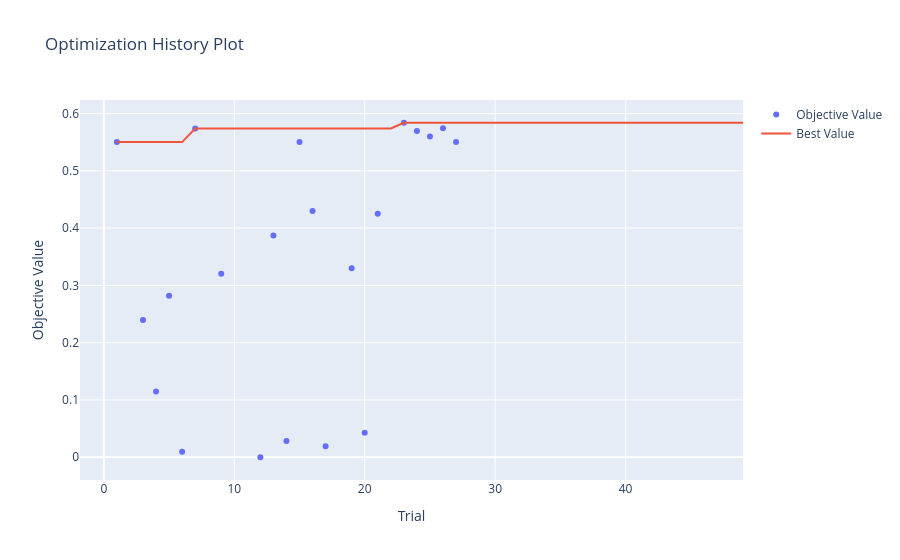

Notebook code for this chart:
### Markdown cell above
Time:

### Code cell
# Get the study
study_SVM = optuna_search_SVM.study_

# Display the plot
fig = vis.plot_optimization_history(study_SVM)
fig.show()

### Figure 1 — Plotly figure (JSON) as saved in the notebook; plotly's stock layout.template omitted (floating-point values rounded to 4 significant figures)
{"data": [{"mode": "markers", "name": "Objective Value", "type": "scatter", "x": [1, 3, 4, 5, 6, 7, 9, 12, 13, 14, 15, 16, 17, 19, 20, 21, 23, 24, 25, 26, 27], "y": [0.5501, 0.2395, 0.1146, 0.2819, 0.009524, 0.5739, 0.3202, 0, 0.3869, 0.02857, 0.5501, 0.43, 0.01905, 0.3297, 0.04297, 0.4252, 0.5839, 0.5695, 0.5599, 0.5742, 0.5504]}, {"mode": "lines", "name": "Best Value", "type": "scatter", "x": [0, 1, 2, 3, 4, 5, 6, 7, 8, 9, 10, 11, 12, 13, 14, 15, 16, 17, 18, 19, 20, 21, 22, 23, 24, 25, 26, 27, 28, 29, 30, 31, 32, 33, 34, 35, 36, 37, 38, 39, 40, 41, 42, 43, 44, 45, 46, 47, 48, 49], "y": [null, 0.5501, 0.5501, 0.5501, 0.5501, 0.5501, 0.5501, 0.5739, 0.5739, 0.5739, 0.5739, 0.5739, 0.5739, 0.5739, 0.5739, 0.5739, 0.5739, 0.5739, 0.5739, 0.5739, 0.5739, 0.5739, 0.5739, 0.5839, 0.5839, 0.5839, 0.5839, 0.5839, 0.5839, 0.5839, 0.5839, 0.5839, 0.5839, 0.5839, 0.5839, 0.5839, 0.5839, 0.5839, 0.5839, 0.5839, 0.5839, 0.5839, 0.5839, 0.5839, 0.5839, 0.5839, 0.5839, 0.5839, 0.5839, 0.5839]}, {"marker": {"color": "#cccccc"}, "mode": "markers", "name": "Infeasible Trial", "showlegend": false, "type": "scatter", "x": [], "y": []}], "layout": {"title": {"text": "Optimization History Plot"}, "xaxis": {"title": {"text": "Trial"}}, "yaxis": {"title": {"text": "Objective Value"}}}}
